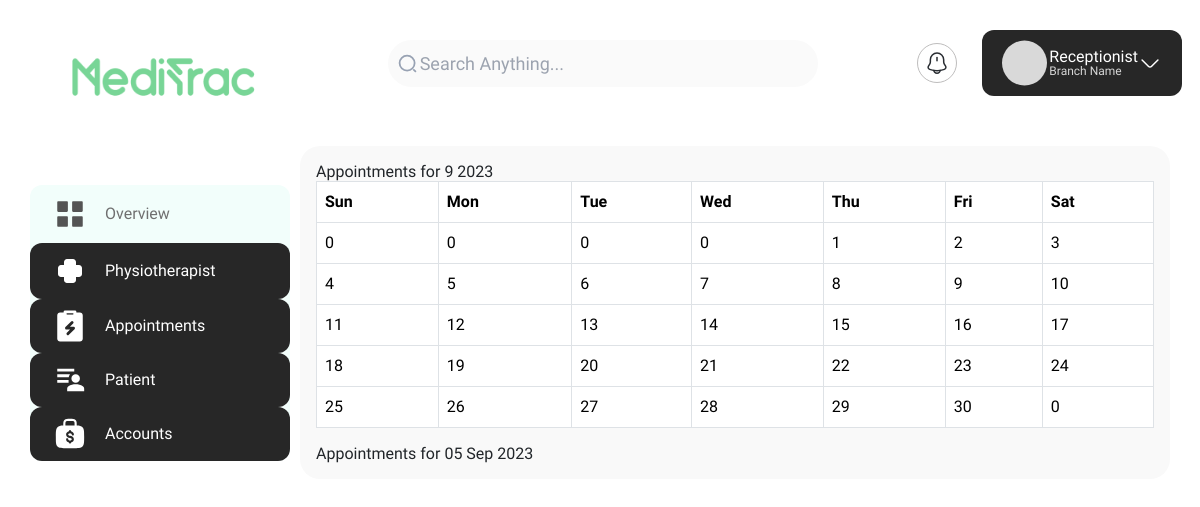
Page /reception/calendar/ on the earlier database version.
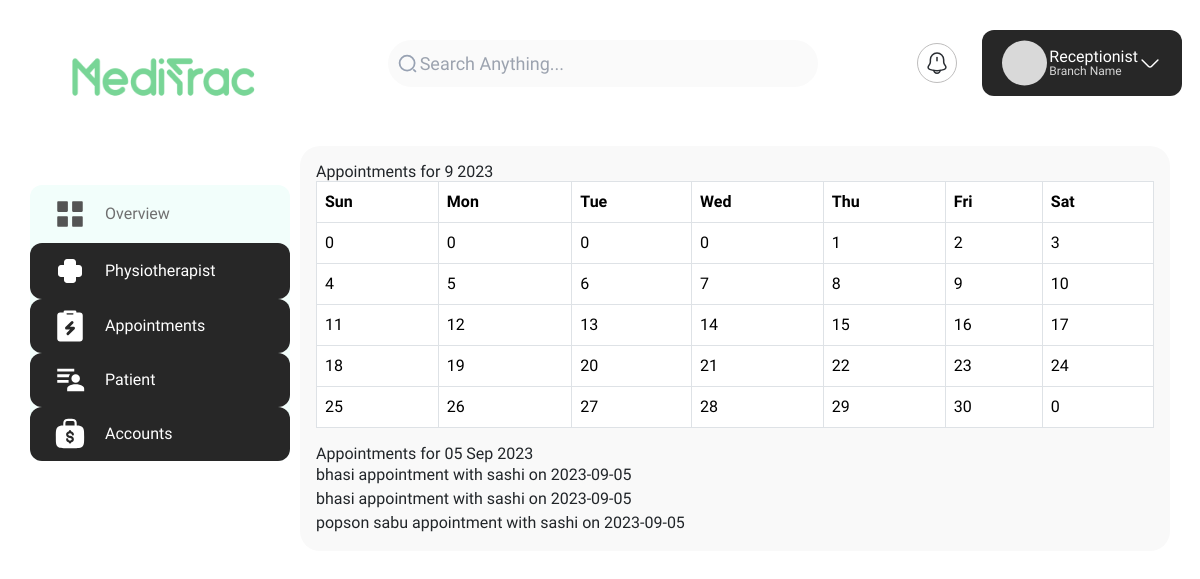
Same page on the later database version.
### receptionist/models.py (models this page shows, shortened)
class Appointment(models.Model):
    patient = models.ForeignKey(Patient, on_delete=models.CASCADE, related_name='appointments')
    therapist = models.ForeignKey(Therapist, on_delete=models.CASCADE, related_name='appointments')
    time_slot = models.ForeignKey(TimeSlot, on_delete=models.SET_NULL, null=True, related_name='appointments')
    appointment_date = models.DateField()
    created_at = models.DateTimeField(auto_now_add=True)
    updated_at = models.DateTimeField(auto_now=True)
    status = models.CharField(max_length=20, choices=APPOINTMENT_STATUS, default=PENDING)
    invoice = models.OneToOneField('Invoice', null=True, blank=True, on_delete=models.SET_NULL, related_name='related_appointment')
    class Meta:
        unique_together = ('therapist', 'time_slot', 'appointment_date')
        ordering = ['appointment_date', 'time_slot']
    def __str__(self):
        return f"{self.patient.name} appointment with {self.therapist.name} on {self.appointment_date}"

class Patient(models.Model):
    name = models.CharField(max_length=100, null=True, blank=True)
    address = models.TextField()
    specialities = models.ManyToManyField('Speciality')
    branch = models.ForeignKey('Branch', on_delete=models.CASCADE)
    phone = models.CharField(max_length=15)
    date_of_birth = models.DateField()
    gender = models.CharField(max_length=10, choices=GENDER_CHOICES)
    height = models.DecimalField(max_digits=5, decimal_places=2, null=True, blank=True)
    weight = models.DecimalField(max_digits=5, decimal_places=2, null=True, blank=True)
    blood_group = models.CharField(max_length=5, choices=BLOOD_GROUP_CHOICES, null=True, blank=True)
    notes = models.TextField(null=True, blank=True)
    profile_photo = models.ImageField(upload_to='receptionist/patients/', default='default/bear.png')
    email = models.EmailField(max_length=255, unique=True, default='unknown@email.com')
    password = models.CharField(max_length=128, null=True, blank=True)
    date_added = models.DateTimeField(auto_now_add=True)
    patient_id = models.CharField(max_length=10, unique=True)
    tags = models.ManyToManyField(Tag, blank=True)

class Therapist(models.Model):
    name = models.CharField(max_length=100)
    address = models.TextField()
    qualification = models.CharField(max_length=200)  # Added Qualification
    specialities = models.ManyToManyField(Speciality)
    branch = models.ForeignKey(Branch, on_delete=models.CASCADE)
    phone = models.CharField(max_length=15)
    date_of_birth = models.DateField()
    GENDER_CHOICES = [('male', 'Male'), ('female', 'Female')]
    gender = models.CharField(max_length=6, choices=GENDER_CHOICES)
    appointment_interval = models.PositiveIntegerField()  # Changed name to appointment_interval
    working_days = models.ManyToManyField(WorkingDay, through='TherapistWorkingDay')  # Through an intermediary model
    is_active = models.BooleanField(default=True)
    profile_photo = models.ImageField(upload_to='receptionist/therapists/', blank=True, null=True)

### receptionist/views.py (the view)
# urls.py: path('calendar/', views.calendar_view, name='calendar_view'),
def calendar_view(request):
    selected_month = request.GET.get('month', timezone.now().month)
    selected_year = request.GET.get('year', timezone.now().year)
    try:
        selected_month = int(selected_month)
        selected_year = int(selected_year)
    except ValueError:
        return redirect('calendar_view')
    if selected_month < 1 or selected_month > 12 or selected_year < 1900 or selected_year > 3000:
        return redirect('calendar_view')
    first_day = date(selected_year, selected_month, 1)
    last_day_of_month = monthrange(selected_year, selected_month)[1]
    last_day = date(selected_year, selected_month, last_day_of_month)
    appointments_this_month = Appointment.objects.filter(appointment_date__range=(first_day, last_day))
    appointment_count_by_day = defaultdict(int)
    for appointment in appointments_this_month:
        appointment_count_by_day[appointment.appointment_date.day] += 1
    today = timezone.now().date()
    appointments_today = Appointment.objects.filter(appointment_date=today)
    calendar_data = monthcalendar(selected_year, selected_month)
    context = {
        'appointment_count_by_day': appointment_count_by_day,
        'appointments_today': appointments_today,
        'today': today,
        'calendar_data': calendar_data,
        'selected_month': selected_month,
        'selected_year': selected_year,
    }
    return render(request, 'reception/calendar_view.html', context)

### templates/reception/calendar_view.html (shortened to what this page needs)
{% extends 'reception/base.html' %}
{% block content %}
  <h2>Appointments for {{ selected_month }} {{ selected_year }}</h2>
  <table class="table table-bordered">
    <thead>
      <tr>
        <th>Sun</th>
        <th>Mon</th>
        <th>Tue</th>
        <th>Wed</th>
        <th>Thu</th>
        <th>Fri</th>
        <th>Sat</th>
      </tr>
    </thead>
    <tbody>
      {% for week in calendar_data %}
      <tr>
        {% for day in week %}
        <td class="{% if today.day == day and today.month == selected_month and today.year == selected_year %}today{% endif %} {% if day in appointment_count_by_day.keys %}has-appointment{% endif %}">
          {{ day }}
        </td>
        {% endfor %}
      </tr>
      {% endfor %}
    </tbody>
  </table>
  <h4>Appointments for {{ today|date:"d M Y" }}</h4>
  <ul>
    {% for appointment in appointments_today %}
    <li>{{ appointment }}</li>
    {% endfor %}
  </ul>
{% endblock %}

Differences in the rows shown:
added Appointment: patient+therapist+appointment_date "bhasi appointment with sashi on 2023-09-05"
added Appointment: patient+therapist+appointment_date "bhasi appointment with sashi on 2023-09-05"
added Appointment: patient+therapist+appointment_date "popson sabu appointment with sashi on 2023-09-05"
